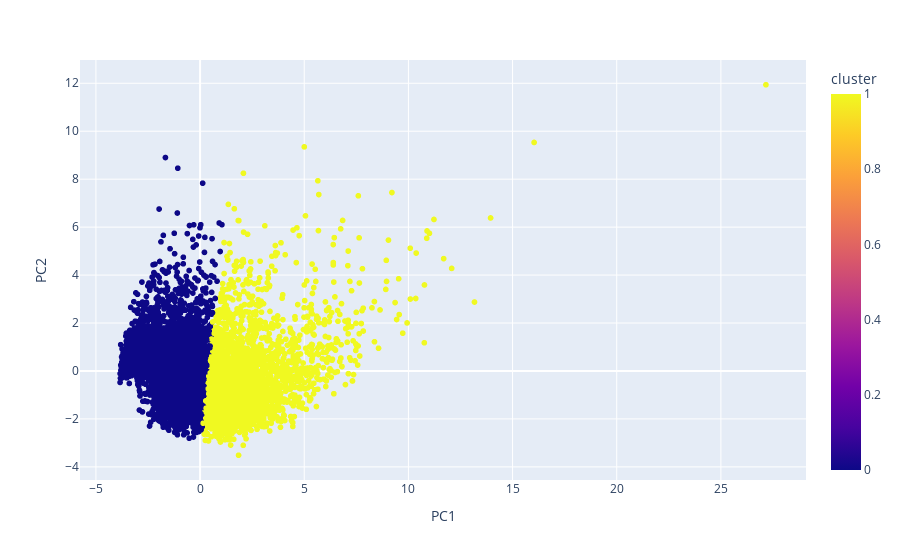

Notebook code cell kept with this figure:
### Code cell
px.scatter(pca_df, x='PC1', y='PC2',color='cluster')

### Figure 1 — Plotly figure (JSON) as saved in the notebook; plotly's stock layout.template omitted (floating-point values rounded to 4 significant figures; data arrays with more than 128 entries replaced by an {"elided": "..."} marker saying what was removed)
{"data": [{"hovertemplate": "PC1=%{x}<br>PC2=%{y}<br>cluster=%{marker.color}<extra></extra>", "legendgroup": "", "marker": {"color": {"elided": "7486 int values"}, "coloraxis": "coloraxis", "symbol": "circle"}, "mode": "markers", "name": "", "showlegend": false, "type": "scattergl", "x": {"elided": "7486 float values"}, "xaxis": "x", "y": {"elided": "7486 float values"}, "yaxis": "y"}], "layout": {"coloraxis": {"colorbar": {"title": {"text": "cluster"}}, "colorscale": [[0, "#0d0887"], [0.1111, "#46039f"], [0.2222, "#7201a8"], [0.3333, "#9c179e"], [0.4444, "#bd3786"], [0.5556, "#d8576b"], [0.6667, "#ed7953"], [0.7778, "#fb9f3a"], [0.8889, "#fdca26"], [1, "#f0f921"]]}, "legend": {"tracegroupgap": 0}, "margin": {"t": 60}, "xaxis": {"anchor": "y", "domain": [0, 1], "title": {"text": "PC1"}}, "yaxis": {"anchor": "x", "domain": [0, 1], "title": {"text": "PC2"}}}}
